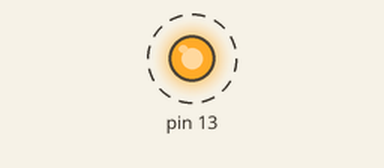
Simulated run of this sketch. Board: Arduino Uno, built for the host (arithmetic inside an expression is 32-bit, double 64-bit). Parts: output pins drawn as LEDs (lit = HIGH). Dashed ring = blinking. What the sketch prints to the serial monitor is not drawn.

Above: at 0.2 s.
Timing chart, 0 to 3.1 s (numbered marks = the images above):
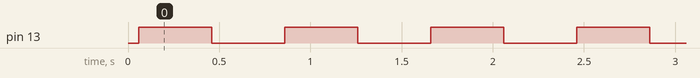

Measured:
- by itself, pin 13: alternates HIGH for 0.40 s and LOW for 0.40 s

The sketch:

sketch_asm.ino
```cpp
#include "testasm.h"

void setup() {
  // put your setup code here, to run once
  Serial.begin(9600);
  Serial.println("The sum of 255 and 255 is: ");
  Serial.println(testasm(255, 255));
  Serial.println("The sum of 1 and 0 is: ");
  Serial.println(testasm(1, 0));
  Serial.println("The sum of 10 and 5 is: ");
  Serial.println(testasm(10, 5));
  Serial.println("The sum of 124 and 165 is: ");
  Serial.println(testasm(124, 165));
  pinMode (13, OUTPUT);
}

void loop() {
  // put your main code here, to run repeatedly:
  digitalWrite (13, HIGH);
  delay(400);
  digitalWrite (13, LOW);
  delay(400);
}
```

testasm.cpp
```cpp
#include "testasm.h"

/* the attribute "used" tells the compiler to not inline this function */
__attribute__((used))
unsigned int testasm(unsigned char a, unsigned char b) {
  unsigned int out;

  asm volatile (R"(

   rjmp start_of_assembly_testasm

   .data
   ; any data values/static storage can go here

   .text

start_of_assembly_testasm:
   ; Your assembly language program goes here
   ;
   ; For this example, your program must not modify any registers other than
   ; r24 and r25. In other words, save and restore all the registers that
   ; are modified by your code.

   ; Tell the compiler to move the arguments a, b into registers
   ; r24, r25 respectively
   ;
   mov r24,%1
   mov r25,%2
   ;
   ;  --- YOUR CODE GOES HERE ---
   ;       r24 = a, r25 = b
   ;

   ; we add the lower bits, and clear out the top so that we can
   ; check for overflow (clearing does not affect carry bit)
   add r24, r25
   clr r25
   adc r25, r25

   ;rjmp end_of_assembly_testasm
   ;
   ;  --- YOUR CODE ENDS ---
   ;      The result must be in the register pair r25:r24
   ;      You can also rjmp to the label end_of_assembly if you need to.
   ;
end_of_assembly_testasm:
   ; -- move r25:r24 to the 16-bit word in variable out
   movw %0,r24

)" : "=w" (out)  /* out is %0, and a 16-bit variable that is modified
		    by the assembly language */
   : "r" (a), "r" (b)  /* a is %1, b is %2, both are register-sized
			  variables */
   : "r25", "r24");   /* r24, r25 are modified by this assembly
			 language fragment */

  return out;
}
```

testasm.h
```cpp
unsigned int testasm (unsigned char, unsigned char);
```
